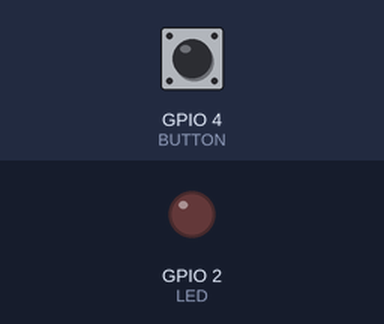
A sketch run on a simulated ESP32. Parts: output pins drawn as LEDs (lit = HIGH). The test bench sets the inputs (shaded band); at power-on: GPIO 4 (BUTTON) LOW.

Above: at 1.2 s.
1.3 s: GPIO 4 (BUTTON) pulled HIGH for 0.15 s
At 1.37 s:
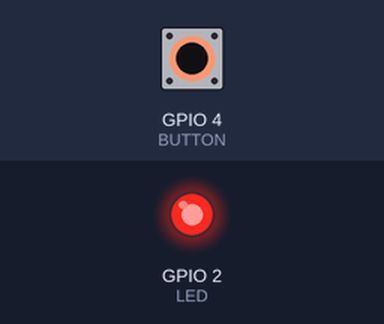
2.9 s: GPIO 4 (BUTTON) pulled HIGH for 3.2 s
At 6.9 s:
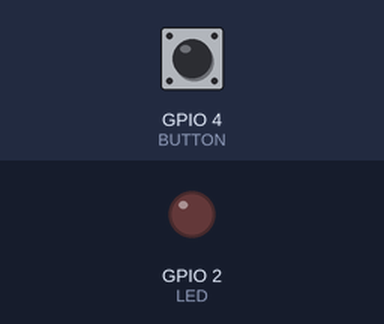
Timing chart, 0 to 8.4 s (numbered marks = the images above; inputs shaded):
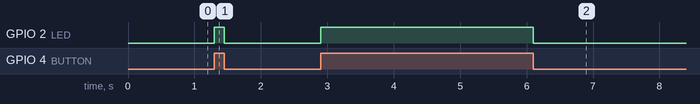

The sketch:

esp32-blink.ino
```cpp
#define LED 2
#define BUTTON 4

int buttonState = 0;

void setup() {
  pinMode(LED, OUTPUT);
  pinMode(BUTTON, INPUT);
}

void loop() {

  buttonState = digitalRead(BUTTON);

  // check if the pushbutton is pressed. If it is, the buttonState is HIGH:
  if (buttonState == HIGH) {
    // turn LED on:
    digitalWrite(LED, HIGH);
  } else {
    // turn LED off:
    digitalWrite(LED, LOW);
  }
}
```

Measured:
- after the input at 1.3 s, GPIO 2 (LED): LOW → HIGH at once, → LOW 0.15 s later
- after the input at 2.9 s, GPIO 2 (LED): LOW → HIGH at once, → LOW 3.2 s later
